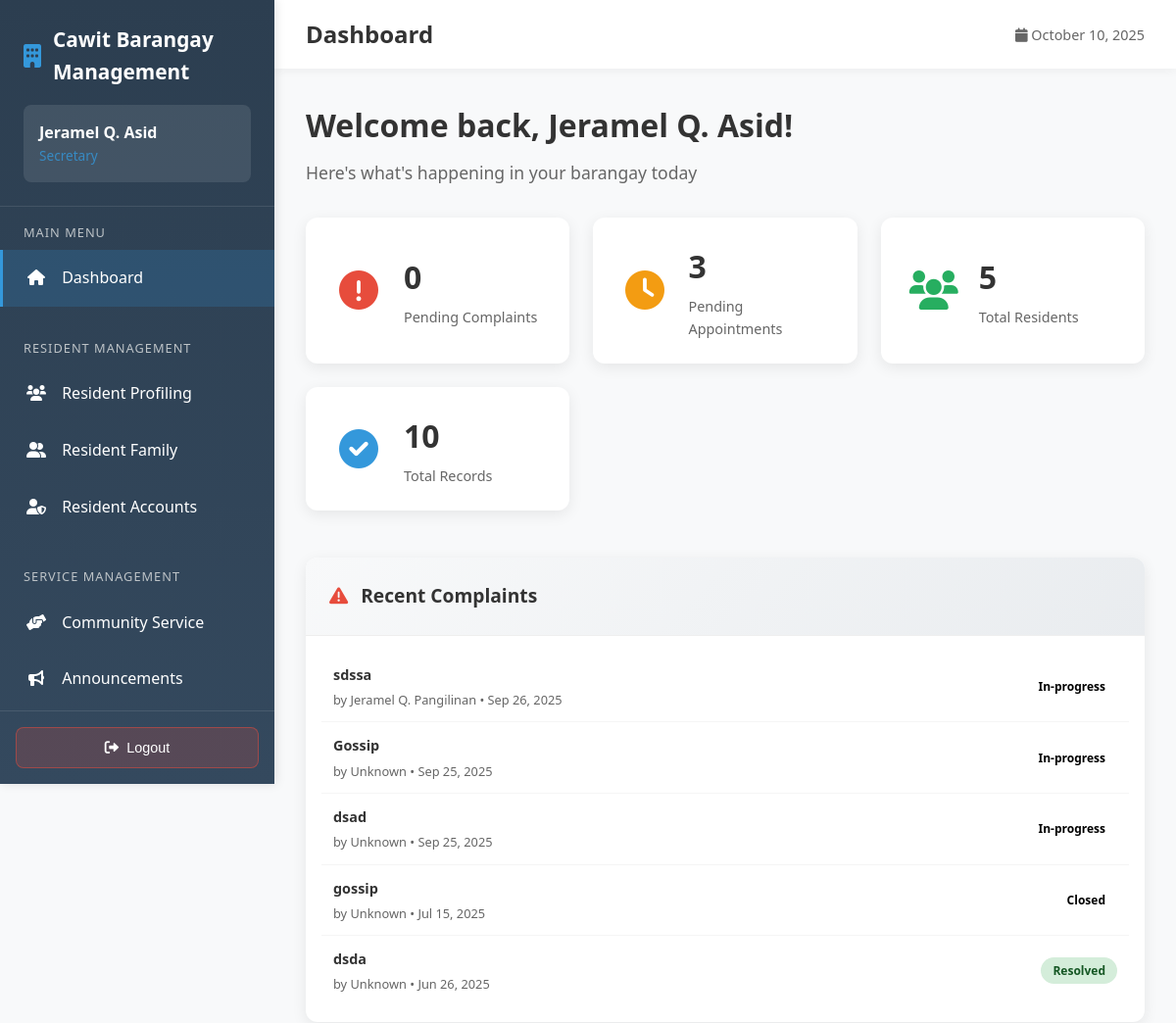
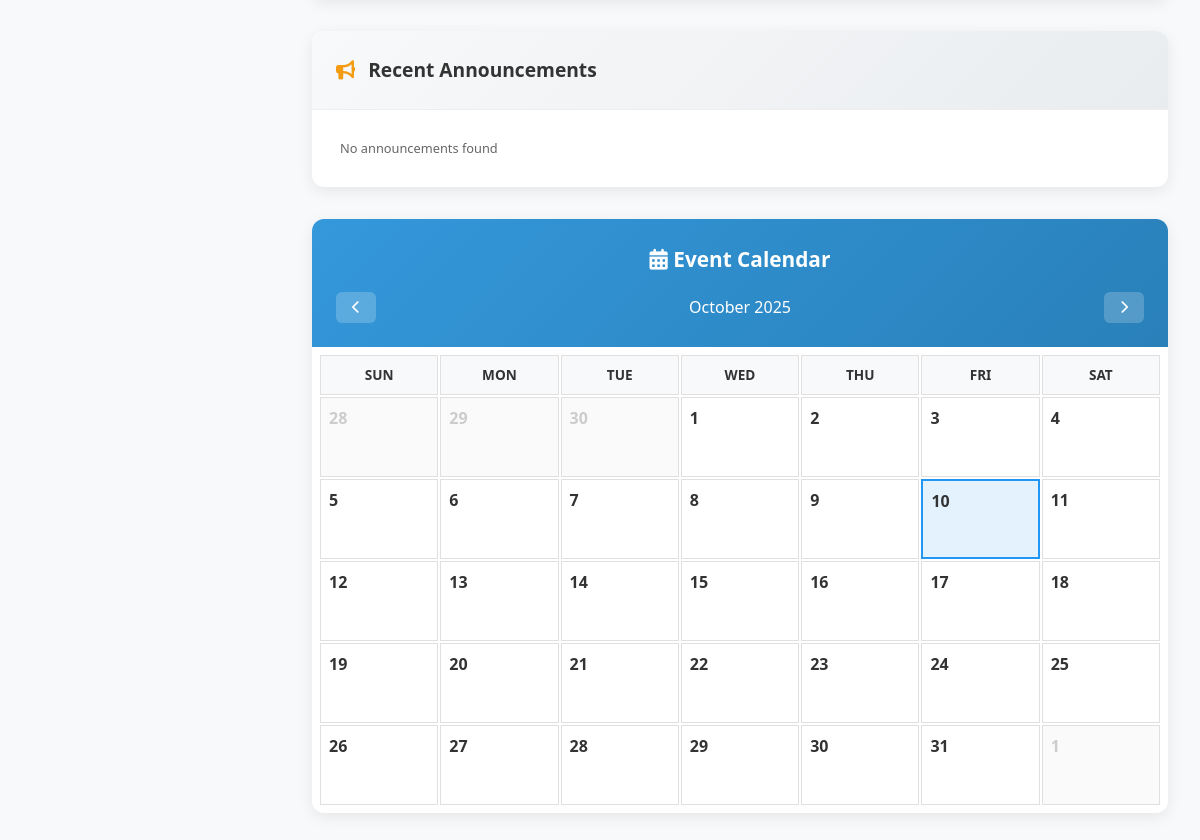
/employee/sec/dashboard.php (signed in), run on the app's committed database (2 pictures, top to bottom).
### tables this page shows
CREATE TABLE `complaints` (
  `id` int(11) NOT NULL,
  `nature_of_complaint` varchar(255) DEFAULT NULL,
  `description` text NOT NULL,
  `priority` enum('low','medium','high') NOT NULL DEFAULT 'medium',
  `status` enum('pending','in-progress','resolved','closed') NOT NULL DEFAULT 'pending',
  `resident_id` int(11) DEFAULT NULL,
  `complainant_name` varchar(255) DEFAULT NULL,
  `complainant_contact` varchar(20) DEFAULT NULL,
  `created_at` timestamp NOT NULL DEFAULT current_timestamp(),
  `updated_at` timestamp NOT NULL DEFAULT current_timestamp() ON UPDATE current_timestamp(),
  `defendant_resident_id` int(11) DEFAULT NULL,
  `defendant_name` varchar(255) DEFAULT NULL,
  `defendant_contact` varchar(20) DEFAULT NULL,
  `resolution` text DEFAULT NULL,
  `mediation_date` date DEFAULT NULL
);

CREATE TABLE `residents` (
  `id` int(11) NOT NULL,
  `first_name` varchar(100) NOT NULL,
  `middle_initial` varchar(1) DEFAULT NULL,
  `last_name` varchar(100) NOT NULL,
  `full_name` varchar(255) DEFAULT NULL,
  `suffix` varchar(50) DEFAULT NULL,
  `age` int(11) NOT NULL,
  `contact_number` varchar(20) NOT NULL,
  `zone` enum('Zone 1A','Zone 1B','Zone 2A','Zone 2B','Zone 3A','Zone 3B','Zone 4A','Zone 4B','Zone 5A','Zone 5B','Zone 6A','Zone 6B','Zone 7A','Zone 7B') NOT NULL DEFAULT 'Zone 1A',
  `email` varchar(100) DEFAULT NULL,
  `created_at` timestamp NOT NULL DEFAULT current_timestamp(),
  `updated_at` timestamp NOT NULL DEFAULT current_timestamp() ON UPDATE current_timestamp(),
  `photo_path` varchar(255) DEFAULT NULL,
  `face_descriptor` text DEFAULT NULL,
  `face_embedding` text DEFAULT NULL,
  `face_photo` longtext DEFAULT NULL,
  `liveness_verified` tinyint(1) DEFAULT 0,
  `total_volunteer_hours` decimal(6,1) DEFAULT 0.0,
  `total_volunteer_events` int(11) DEFAULT 0,
  `last_volunteer_date` date DEFAULT NULL,
  `volunteer_status` enum('inactive','active','outstanding') DEFAULT 'inactive',
  `status` varchar(20) NOT NULL DEFAULT 'active'
);

### employee/sec/dashboard.php (the view, shortened to what this page needs)
<?php
require_once '../../config.php';
$stats = [];
$complaint_query = "SELECT COUNT(*) as total FROM complaints";
$result = mysqli_query($connection, $complaint_query);
$stats['total_complaints'] = mysqli_fetch_assoc($result)['total'];
$pending_complaint_query = "SELECT COUNT(*) as pending FROM complaints WHERE status = 'pending'";
$result = mysqli_query($connection, $pending_complaint_query);
$stats['pending_complaints'] = mysqli_fetch_assoc($result)['pending'];
$appointment_query = "SELECT COUNT(*) as total FROM appointments";
$result = mysqli_query($connection, $appointment_query);
$stats['total_appointments'] = mysqli_fetch_assoc($result)['total'];
$pending_appointment_query = "SELECT COUNT(*) as pending FROM appointments WHERE status = 'pending'";
$result = mysqli_query($connection, $pending_appointment_query);
$stats['pending_appointments'] = mysqli_fetch_assoc($result)['pending'];
$residents_query = "SELECT COUNT(*) as total FROM residents";
$result = mysqli_query($connection, $residents_query);
$stats['total_residents'] = mysqli_fetch_assoc($result)['total'];
$recent_complaints_query = "SELECT c.*, r.full_name FROM complaints c
                          LEFT JOIN residents r ON c.resident_id = r.id
                          ORDER BY c.created_at DESC LIMIT 5";
$recent_complaints = mysqli_query($connection, $recent_complaints_query);
$recent_announcements_query = "SELECT a.*, u.full_name as created_by_name
                              FROM announcements a
                              LEFT JOIN users u ON a.created_by = u.id
                              WHERE a.status = 'active'
                              AND (a.expiry_date IS NULL OR a.expiry_date >= CURDATE())
                              ORDER BY a.created_at DESC
                              LIMIT 5";
$recent_announcements = mysqli_query($connection, $recent_announcements_query);
?>
<!DOCTYPE html>
<html lang="en">
<head>
    <link href="https://cdnjs.cloudflare.com/ajax/libs/font-awesome/6.0.0/css/all.min.css" rel="stylesheet">
</head>
<body>
    <nav class="sidebar" id="sidebar">
        <div class="sidebar-header">
            <div class="sidebar-brand">
                <i class="fas fa-building"></i>
                Cawit Barangay Management
            </div>
            <div class="user-info">
                <div class="user-name"><?php echo $_SESSION['full_name']; ?></div>
                <div class="user-role">Secretary</div>
            </div>
        </div>
        <div class="sidebar-nav">
            <div class="nav-section">
                <div class="nav-section-title">Main Menu</div>
                <a href="dashboard.php" class="nav-item active">
                    <i class="fas fa-home"></i>
                    Dashboard
                </a>
            </div>
            <div class="nav-section">
                <div class="nav-section-title">Resident Management</div>
                <a href="resident-profiling.php" class="nav-item">
                    <i class="fas fa-users"></i>
                    Resident Profiling
                </a>
                <a href="resident_family.php" class="nav-item">
                    <i class="fas fa-user-friends"></i>
                    Resident Family
                </a>
                <a href="resident_account.php" class="nav-item">
					<i class="fas fa-user-shield"></i>
					Resident Accounts
				</a>
            </div>
            <div class="nav-section">
                <div class="nav-section-title">Service Management</div>
                <a href="community_service.php" class="nav-item">
                    <i class="fas fa-hands-helping"></i>
                    Community Service
                </a>
                <a href="announcements.php" class="nav-item">
                    <i class="fas fa-bullhorn"></i>
                    Announcements
                </a>
                <a href="complaints.php" class="nav-item">
                </a>
            </div>
        </div>
        <div class="logout-section">
            <form action="../logout.php" method="POST" id="logoutForm" style="width: 100%;">
                <button type="button" class="logout-btn" onclick="handleLogout()">
                    <i class="fas fa-sign-out-alt"></i>
                    Logout
                </button>
            </form>
        </div>
    </nav>
    <div class="main-content">
        <div class="top-bar">
            <h1 class="page-title">Dashboard</h1>
            <div style="display: flex; align-items: center; gap: 1rem;">
                <span style="color: #666; font-size: 0.9rem;">
                    <i class="fas fa-calendar"></i> <?php echo date('F j, Y'); ?>
                </span>
            </div>
        </div>
        <div class="content-area">
            <div class="dashboard-header">
                <h1 class="dashboard-title">Welcome back, <?php echo $_SESSION['full_name']; ?>!</h1>
                <p class="dashboard-subtitle">Here's what's happening in your barangay today</p>
            </div>
            <div class="stats-grid">
                <div class="stat-card">
                    <div class="stat-icon" style="color: #e74c3c;">
                        <i class="fas fa-exclamation-circle"></i>
                    </div>
                    <div class="stat-content">
                        <h3><?php echo $stats['pending_complaints']; ?></h3>
                        <p>Pending Complaints</p>
                    </div>
                </div>
                <div class="stat-card">
                    <div class="stat-icon" style="color: #f39c12;">
                        <i class="fas fa-clock"></i>
                    </div>
                    <div class="stat-content">
                        <h3><?php echo $stats['pending_appointments']; ?></h3>
                        <p>Pending Appointments</p>
                    </div>
                </div>
                <div class="stat-card">
                    <div class="stat-icon" style="color: #27ae60;">
                        <i class="fas fa-users"></i>
                    </div>
                    <div class="stat-content">
                        <h3><?php echo $stats['total_residents']; ?></h3>
                        <p>Total Residents</p>
                    </div>
                </div>
                <div class="stat-card">
                    <div class="stat-icon" style="color: #3498db;">
                        <i class="fas fa-check-circle"></i>
                    </div>
                    <div class="stat-content">
                        <h3><?php echo $stats['total_complaints'] + $stats['total_appointments']; ?></h3>
                        <p>Total Records</p>
                    </div>
                </div>
            </div>
            <div class="dashboard-layout">
                <div class="left-section">
                    <div class="recent-activities">
                        <div class="recent-card">
                            <div class="recent-header">
                                <h3 class="recent-title">
                                    <i class="fas fa-exclamation-triangle" style="color: #e74c3c; margin-right: 0.5rem;"></i>
                                    Recent Complaints
                                </h3>
                            </div>
                            <div class="recent-list">
                                <?php if (mysqli_num_rows($recent_complaints) > 0): ?>
                                    <?php while ($complaint = mysqli_fetch_assoc($recent_complaints)): ?>
                                        <div class="recent-item">
                                            <div class="recent-info">
                                                <h4><?php echo htmlspecialchars($complaint['nature_of_complaint']); ?></h4>
                                                <p>by <?php echo htmlspecialchars($complaint['full_name'] ?? 'Unknown'); ?> • <?php echo date('M j, Y', strtotime($complaint['created_at'])); ?></p>
                                            </div>
                                            <span class="status-badge status-<?php echo $complaint['status']; ?>">
                                                <?php echo ucfirst($complaint['status']); ?>
                                            </span>
                                        </div>
                                    <?php endwhile; ?>
                                <?php endif; ?>
                            </div>
                        </div>
                        <div class="recent-card">
                            <div class="recent-header">
                                <h3 class="recent-title">
                                    <i class="fas fa-bullhorn" style="color: #f39c12; margin-right: 0.5rem;"></i>
                                    Recent Announcements
                                </h3>
                            </div>
                            <div class="recent-list">
                                <?php if (mysqli_num_rows($recent_announcements) > 0): ?>
                                    <?php while ($announcement = mysqli_fetch_assoc($recent_announcements)): ?>
                                        <div class="recent-item">
                                            <div class="recent-info">
                                                <h4><?php echo htmlspecialchars($announcement['title']); ?></h4>
                                                <p>by <?php echo htmlspecialchars($announcement['created_by_name'] ?? 'Unknown'); ?> • <?php echo date('M j, Y', strtotime($announcement['created_at'])); ?></p>
                                            </div>
                                        </div>
                                    <?php endwhile; ?>
                                <?php else: ?>
                                    <div class="recent-item">
                                        <div class="recent-info">
                                            <p style="text-align: center; color: #666;">No announcements found</p>
                                        </div>
                                    </div>
                                <?php endif; ?>
                            </div>
                        </div>
                    </div>
                </div>
                <div class="right-section">
                    <div class="calendar-widget">
                        <div class="calendar-header">
                            <div class="calendar-title">
                                <i class="fas fa-calendar-alt"></i>
                                Event Calendar
                            </div>
                            <div class="calendar-nav">
                                <button onclick="previousMonth()" id="prevMonth">
                                    <i class="fas fa-chevron-left"></i>
                                </button>
                                <span id="currentMonth"></span>
                                <button onclick="nextMonth()" id="nextMonth">
                                    <i class="fas fa-chevron-right"></i>
                                </button>
                            </div>
                        </div>
                        <div class="calendar-grid">
                            <div class="calendar-days-header">
                                <div class="calendar-day-header">SUN</div>
                                <div class="calendar-day-header">MON</div>
                                <div class="calendar-day-header">TUE</div>
                                <div class="calendar-day-header">WED</div>
                                <div class="calendar-day-header">THU</div>
                                <div class="calendar-day-header">FRI</div>
                                <div class="calendar-day-header">SAT</div>
                            </div>
                            <div class="calendar-days-grid" id="calendarDays"></div>
                        </div>
                    </div>
                </div>
            </div>
        </div>
    </div>
</body>
</html>

### data on the page
complaints: nature_of_complaint "sdssa", resident.full_name "Jeramel Q. Pangilinan", created_at "Sep 26, 2025", status "In-progress"
complaints: nature_of_complaint "Gossip", full_name "Unknown", created_at "Sep 25, 2025", status "In-progress"
complaints: nature_of_complaint "dsad", full_name "Unknown", created_at "Sep 25, 2025", status "In-progress"
complaints: nature_of_complaint "gossip", full_name "Unknown", created_at "Jul 15, 2025", status "Closed"
complaints: nature_of_complaint "dsda", full_name "Unknown", created_at "Jun 26, 2025", status "Resolved"

### other printed values
$_SESSION['full_name'] "Jeramel Q. Asid"
$stats['pending_complaints'] "0"
$stats['pending_appointments'] "3"
$stats['total_residents'] "5"
$stats['total_complaints'] + $stats['total_appointments'] "10"
